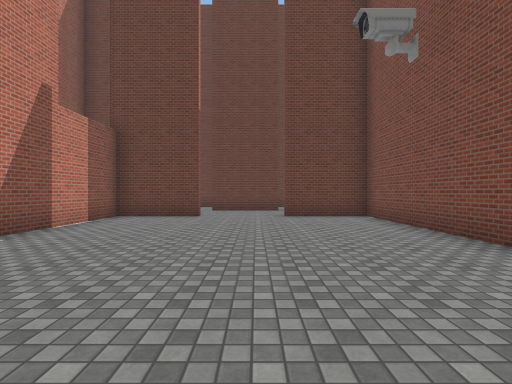
[1] (above)

19 first-person views from a walk through a scene from a Unity 3-D project. The camera is 1.4 m above the floor, looks level and sees 85° across. The floor is counted in squares, 2 m on a side. Each view is taken from the middle of a square. On the plan, view 1 faces up. The plan holds only what a view shows up to about 9 squares ahead; the rest is blank. The place goes on beyond the plan. The player character is not drawn. Some surface patterns are stand-ins.

[2]
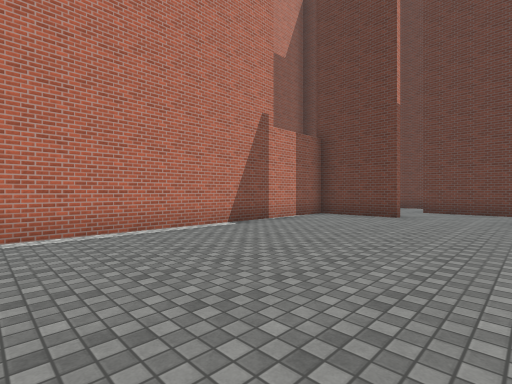

[3]
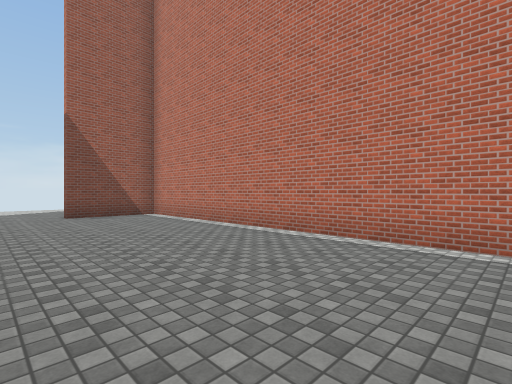

[4]
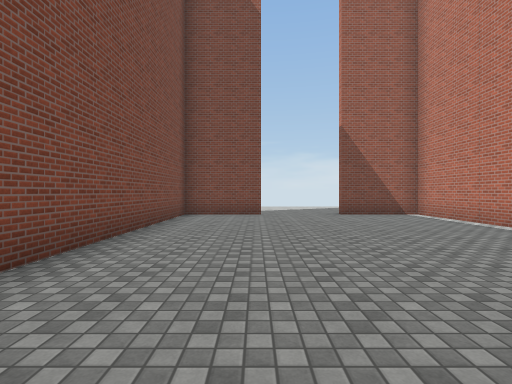

[5]
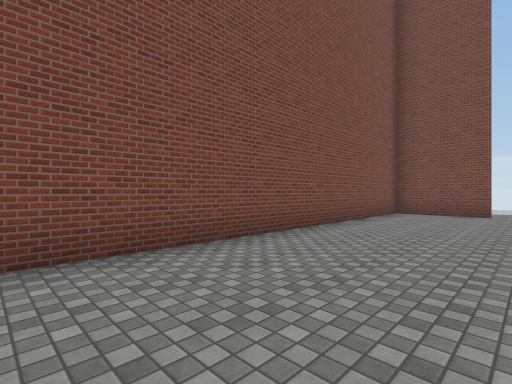

[6]
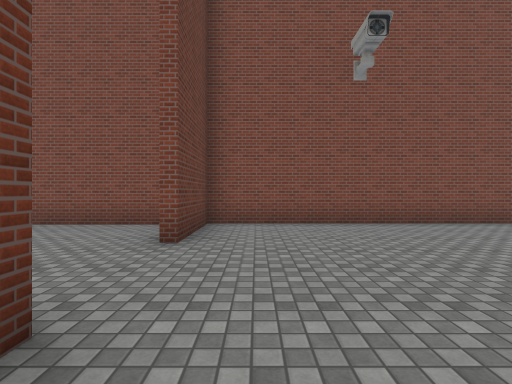

[7]
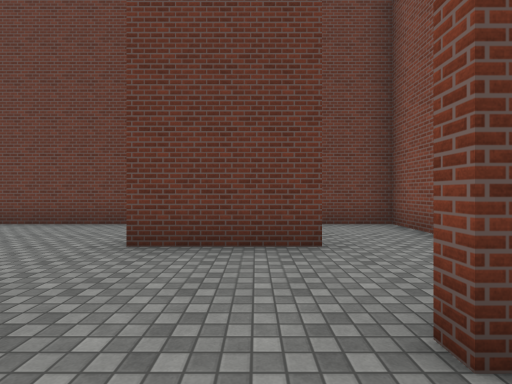

[8]
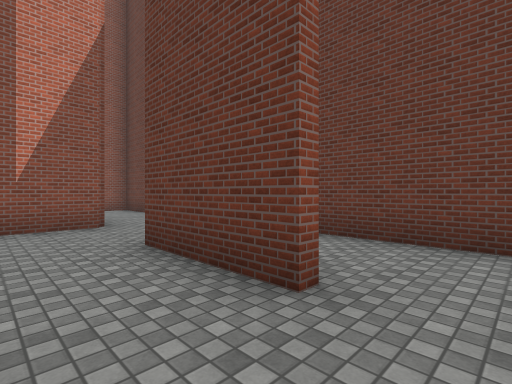

[9]
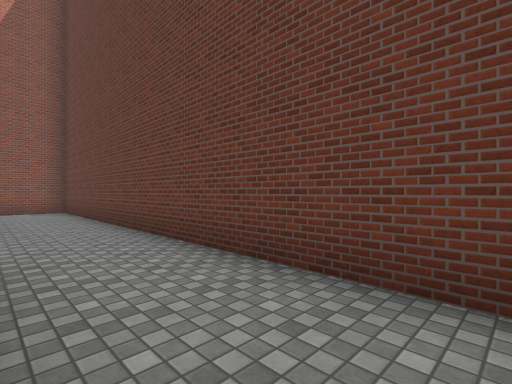

[10]
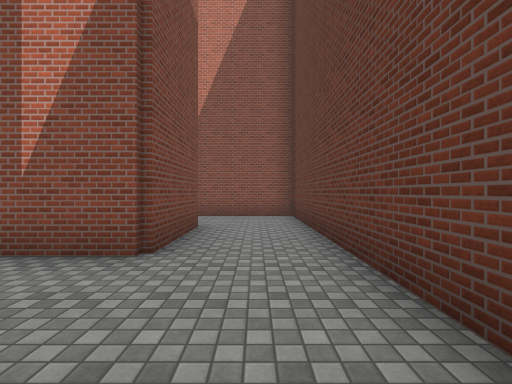

[11]
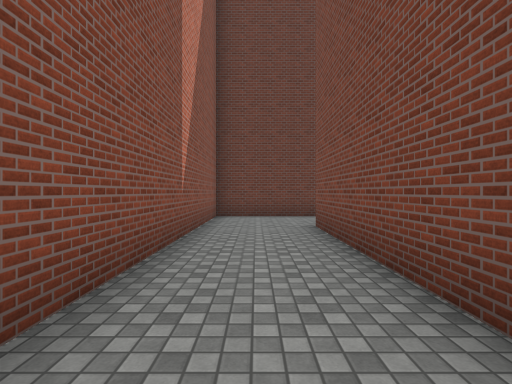

[12]
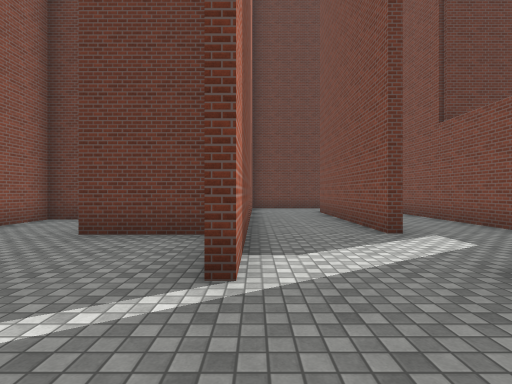

[13]
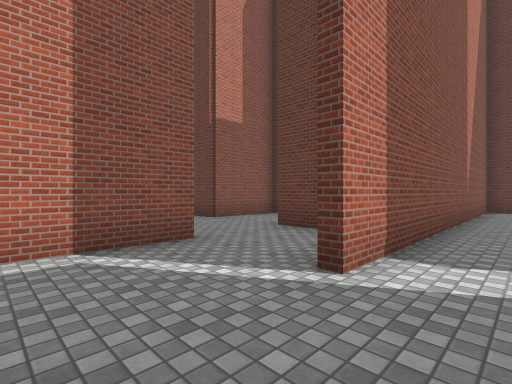

[14]
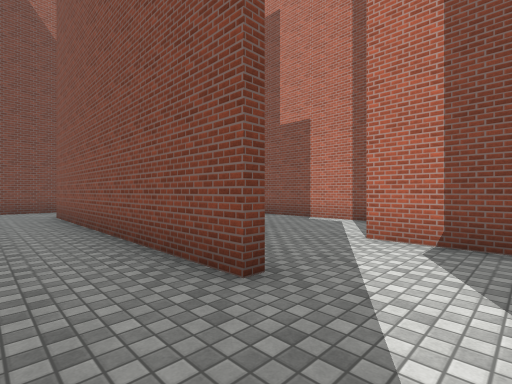

[15]
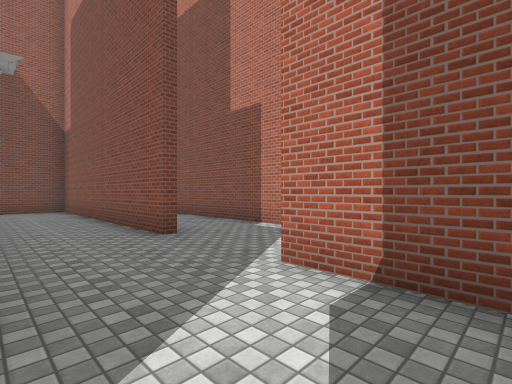

[16]
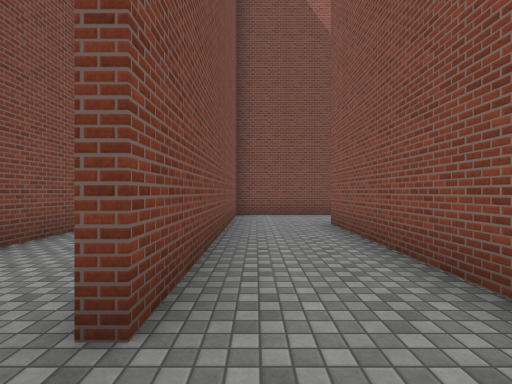

[17]
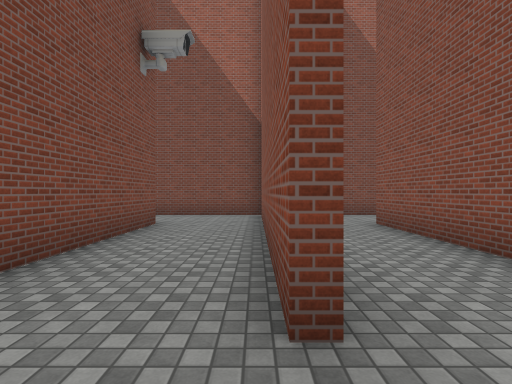

[18]
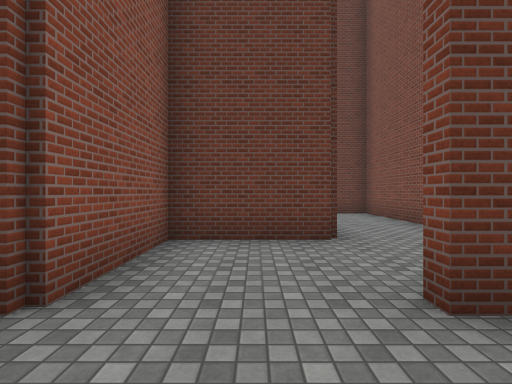

[19]
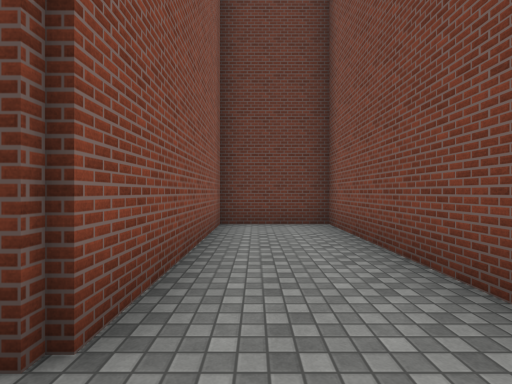

### Floor plan
Ten units are one square. View 1 is at (0, 0); x grows to the right and y downward. Boxes are objects, and circles mark ways between rooms. Rooms are numbered by the first view taken in them; rooms with no view inside come last. Other rooms are left out.
<svg viewBox="-148 -136 185 211">
<path fill="none" stroke="#000" d="M8 67 32 67 32 -81 8 -81M-16 -81 -40 -81 -40 67 -16 67M9 -106 -18 -106M30 -90 30 -114M-40 -108 -40 -91M-68 -108 -40 -108M5 -131 -92 -131 -92 -116M-92 -8 -92 67 -65 67M-117 -34 -117 42M-97 -56 -120 -56M-68 -56 -68 -108M-117 -81 -143 -81 -143 -56M-68 42 -68 4M-94 64 -94 -8M-116 67 -94 67M-92 -116 -92 -31M-65 -34 -65 41M-43 -61 -43 -100M-65 67 -55 67M-94 -86 -94 -131 -119 -131M-117 -126 -117 -81M30 -114 30 -131 5 -131"/>
<circle cx="-5" cy="-80" r="3" fill="#2a7"/>
<circle cx="-25" cy="-110" r="3" fill="#2a7"/>
<circle cx="15" cy="-110" r="3" fill="#2a7"/>
<circle cx="-80" cy="-110" r="3" fill="#2a7"/>
<circle cx="-5" cy="-120" r="3" fill="#2a7"/>
<circle cx="-70" cy="-45" r="3" fill="#2a7"/>
<circle cx="-70" cy="55" r="3" fill="#2a7"/>
<circle cx="-110" cy="-70" r="3" fill="#2a7"/>
<text x="-10" y="0">1</text>
<text x="0" y="-100">2</text>
<text x="-40" y="-120">3</text>
<text x="-100" y="-20">4</text>
<text x="-60" y="-20">5</text>
<text x="-100" y="-100">6</text>
<text x="10" y="-120">7</text>
</svg>
Room 1 opens to room 2. Room 2 opens to room 3. Room 2 opens to room 7. Room 3 opens to room 4. Room 3 opens to room 7. Room 4 opens to room 5. Room 4 opens to room 6.

Where each view was taken, in squares from view 1:
view 1: 0 up, 0 right, facing up
view 2: 0 up, 1 right, facing up-left
view 3: 2 up, 0 right, facing down-left
view 4: 2 up, 1 right, facing down
view 5: 3 up, 0 right, facing down-right
view 6: 7 up, 3 left, facing right
view 7: 7 up, 0 right, facing up
view 8: 9 up, 2 right, facing up-left
view 9: 11 up, 2 right, facing up-left
view 10: 12 up, 1 left, facing left
view 11: 5 up, 8 left, facing up
view 12: 1 up, 9 left, facing up
view 13: 1 up, 8 left, facing up-left
view 14: 5 up, 5 left, facing down-left
view 15: 5 up, 7 left, facing down-left
view 16: 2 up, 10 left, facing down
view 17: 2 up, 9 left, facing down
view 18: 4 up, 13 left, facing up
view 19: 7 up, 11 left, facing up
